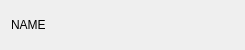
<?xml version="1.0" encoding="UTF-8"?>
<ui version="4.0">
 <class>Form</class>
 <widget class="QWidget" name="Form">
  <property name="geometry">
   <rect>
    <x>0</x>
    <y>0</y>
    <width>245</width>
    <height>50</height>
   </rect>
  </property>
  <property name="windowTitle">
   <string>Form</string>
  </property>
  <property name="styleSheet">
   <string notr="true">background-image: &quot;C:/Users/Alberto/Documents/Developements/MayaFramework/Framework/plugins/toolbar/gui/icons/testIcon.png&quot;</string>
  </property>
  <layout class="QHBoxLayout" name="horizontalLayout">
   <item>
    <widget class="QLabel" name="label_2">
     <property name="text">
      <string>NAME</string>
     </property>
    </widget>
   </item>
  </layout>
 </widget>
 <resources/>
 <connections/>
</ui>
